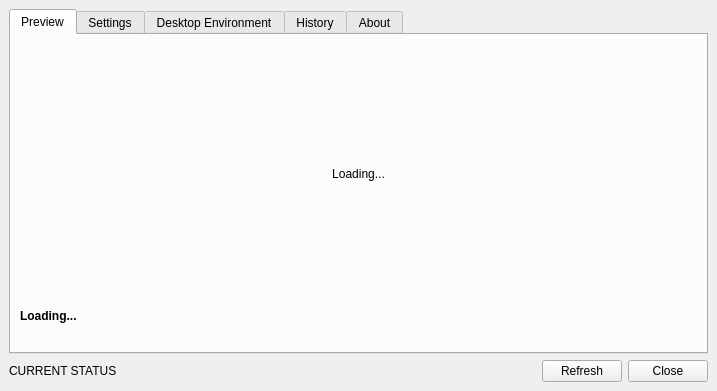
<?xml version="1.0" encoding="UTF-8"?>
<ui version="4.0">
 <class>MainWindow</class>
 <widget class="QMainWindow" name="MainWindow">
  <property name="geometry">
   <rect>
    <x>0</x>
    <y>0</y>
    <width>717</width>
    <height>391</height>
   </rect>
  </property>
  <property name="windowTitle">
   <string>Bing Wallpaper Changer</string>
  </property>
  <property name="windowIcon">
   <iconset resource="../rec.qrc">
    <normaloff>:/icons/ui/ot_icon.svg</normaloff>:/icons/ui/ot_icon.svg</iconset>
  </property>
  <widget class="QWidget" name="centralWidget">
   <layout class="QVBoxLayout" name="verticalLayout_2">
    <item>
     <widget class="QTabWidget" name="tabWidget">
      <property name="currentIndex">
       <number>0</number>
      </property>
      <widget class="QWidget" name="tab_preview">
       <attribute name="title">
        <string>Preview</string>
       </attribute>
       <layout class="QVBoxLayout" name="verticalLayout">
        <item>
         <widget class="ImageLabel" name="lbl_image_preview">
          <property name="sizePolicy">
           <sizepolicy hsizetype="Ignored" vsizetype="Ignored">
            <horstretch>0</horstretch>
            <verstretch>0</verstretch>
           </sizepolicy>
          </property>
          <property name="frameShape">
           <enum>QFrame::NoFrame</enum>
          </property>
          <property name="text">
           <string>Loading...</string>
          </property>
          <property name="scaledContents">
           <bool>false</bool>
          </property>
          <property name="alignment">
           <set>Qt::AlignCenter</set>
          </property>
         </widget>
        </item>
        <item>
         <widget class="QLabel" name="lbl_image_info">
          <property name="sizePolicy">
           <sizepolicy hsizetype="Preferred" vsizetype="Fixed">
            <horstretch>0</horstretch>
            <verstretch>0</verstretch>
           </sizepolicy>
          </property>
          <property name="font">
           <font>
            <weight>75</weight>
            <bold>true</bold>
           </font>
          </property>
          <property name="text">
           <string>Loading...</string>
          </property>
          <property name="wordWrap">
           <bool>true</bool>
          </property>
         </widget>
        </item>
        <item>
         <widget class="QLabel" name="lbl_image_date">
          <property name="sizePolicy">
           <sizepolicy hsizetype="Preferred" vsizetype="Fixed">
            <horstretch>0</horstretch>
            <verstretch>0</verstretch>
           </sizepolicy>
          </property>
          <property name="text">
           <string/>
          </property>
          <property name="wordWrap">
           <bool>true</bool>
          </property>
         </widget>
        </item>
       </layout>
      </widget>
      <widget class="QWidget" name="tab_settings">
       <attribute name="title">
        <string>Settings</string>
       </attribute>
       <layout class="QVBoxLayout" name="verticalLayout_3">
        <item>
         <layout class="QHBoxLayout" name="horizontalLayout_4">
          <item>
           <widget class="QLabel" name="label_3">
            <property name="text">
             <string>Wallpaper resolution</string>
            </property>
            <property name="buddy">
             <cstring>cb_resolution</cstring>
            </property>
           </widget>
          </item>
          <item>
           <spacer name="horizontalSpacer_3">
            <property name="orientation">
             <enum>Qt::Horizontal</enum>
            </property>
            <property name="sizeType">
             <enum>QSizePolicy::Fixed</enum>
            </property>
            <property name="sizeHint" stdset="0">
             <size>
              <width>28</width>
              <height>20</height>
             </size>
            </property>
           </spacer>
          </item>
          <item>
           <widget class="QComboBox" name="cb_resolution">
            <property name="currentIndex">
             <number>3</number>
            </property>
            <item>
             <property name="text">
              <string>1024x768</string>
             </property>
            </item>
            <item>
             <property name="text">
              <string>1280x720</string>
             </property>
            </item>
            <item>
             <property name="text">
              <string>1366x768</string>
             </property>
            </item>
            <item>
             <property name="text">
              <string>1920x1200</string>
             </property>
            </item>
           </widget>
          </item>
         </layout>
        </item>
        <item>
         <spacer name="verticalSpacer_2">
          <property name="orientation">
           <enum>Qt::Vertical</enum>
          </property>
          <property name="sizeType">
           <enum>QSizePolicy::Fixed</enum>
          </property>
          <property name="sizeHint" stdset="0">
           <size>
            <width>20</width>
            <height>10</height>
           </size>
          </property>
         </spacer>
        </item>
        <item>
         <widget class="QCheckBox" name="cb_auto_update">
          <property name="text">
           <string>Automatically update wallpaper</string>
          </property>
          <property name="checked">
           <bool>true</bool>
          </property>
         </widget>
        </item>
        <item>
         <layout class="QHBoxLayout" name="horizontalLayout_2">
          <item>
           <spacer name="horizontalSpacer_2">
            <property name="orientation">
             <enum>Qt::Horizontal</enum>
            </property>
            <property name="sizeType">
             <enum>QSizePolicy::Fixed</enum>
            </property>
            <property name="sizeHint" stdset="0">
             <size>
              <width>28</width>
              <height>20</height>
             </size>
            </property>
           </spacer>
          </item>
          <item>
           <widget class="QLabel" name="label">
            <property name="text">
             <string>Check for updates every:</string>
            </property>
            <property name="buddy">
             <cstring>sb_update_interval</cstring>
            </property>
           </widget>
          </item>
          <item>
           <widget class="QSpinBox" name="sb_update_interval">
            <property name="suffix">
             <string> minutes</string>
            </property>
            <property name="minimum">
             <number>1</number>
            </property>
            <property name="maximum">
             <number>1440</number>
            </property>
            <property name="value">
             <number>20</number>
            </property>
           </widget>
          </item>
         </layout>
        </item>
        <item>
         <spacer name="verticalSpacer_3">
          <property name="orientation">
           <enum>Qt::Vertical</enum>
          </property>
          <property name="sizeType">
           <enum>QSizePolicy::Fixed</enum>
          </property>
          <property name="sizeHint" stdset="0">
           <size>
            <width>20</width>
            <height>10</height>
           </size>
          </property>
         </spacer>
        </item>
        <item>
         <widget class="QCheckBox" name="cb_run_command">
          <property name="text">
           <string>Run command after changing wallpaper</string>
          </property>
          <property name="checked">
           <bool>true</bool>
          </property>
         </widget>
        </item>
        <item>
         <layout class="QHBoxLayout" name="horizontalLayout_3">
          <item>
           <spacer name="horizontalSpacer_4">
            <property name="orientation">
             <enum>Qt::Horizontal</enum>
            </property>
            <property name="sizeType">
             <enum>QSizePolicy::Fixed</enum>
            </property>
            <property name="sizeHint" stdset="0">
             <size>
              <width>28</width>
              <height>20</height>
             </size>
            </property>
           </spacer>
          </item>
          <item>
           <widget class="QLabel" name="label_2">
            <property name="minimumSize">
             <size>
              <width>50</width>
              <height>0</height>
             </size>
            </property>
            <property name="text">
             <string>Command:</string>
            </property>
            <property name="buddy">
             <cstring>le_command</cstring>
            </property>
           </widget>
          </item>
          <item>
           <widget class="QLineEdit" name="le_command"/>
          </item>
         </layout>
        </item>
        <item>
         <spacer name="verticalSpacer_4">
          <property name="orientation">
           <enum>Qt::Vertical</enum>
          </property>
          <property name="sizeType">
           <enum>QSizePolicy::Fixed</enum>
          </property>
          <property name="sizeHint" stdset="0">
           <size>
            <width>20</width>
            <height>10</height>
           </size>
          </property>
         </spacer>
        </item>
        <item>
         <widget class="QCheckBox" name="cb_enable_archive">
          <property name="text">
           <string>Keep a copy of images</string>
          </property>
          <property name="checked">
           <bool>true</bool>
          </property>
         </widget>
        </item>
        <item>
         <layout class="QHBoxLayout" name="horizontalLayout_6">
          <item>
           <spacer name="horizontalSpacer_6">
            <property name="orientation">
             <enum>Qt::Horizontal</enum>
            </property>
            <property name="sizeType">
             <enum>QSizePolicy::Fixed</enum>
            </property>
            <property name="sizeHint" stdset="0">
             <size>
              <width>28</width>
              <height>20</height>
             </size>
            </property>
           </spacer>
          </item>
          <item>
           <widget class="QLabel" name="label_6">
            <property name="minimumSize">
             <size>
              <width>50</width>
              <height>0</height>
             </size>
            </property>
            <property name="text">
             <string>Location:</string>
            </property>
            <property name="buddy">
             <cstring>le_archive_location</cstring>
            </property>
           </widget>
          </item>
          <item>
           <widget class="QLineEdit" name="le_archive_location"/>
          </item>
          <item>
           <widget class="QPushButton" name="button_archive_browse">
            <property name="text">
             <string>Browse</string>
            </property>
           </widget>
          </item>
         </layout>
        </item>
        <item>
         <spacer name="verticalSpacer_5">
          <property name="orientation">
           <enum>Qt::Vertical</enum>
          </property>
          <property name="sizeType">
           <enum>QSizePolicy::Fixed</enum>
          </property>
          <property name="sizeHint" stdset="0">
           <size>
            <width>20</width>
            <height>10</height>
           </size>
          </property>
         </spacer>
        </item>
        <item>
         <layout class="QVBoxLayout" name="verticalLayout_7">
          <item>
           <widget class="QLabel" name="label_9">
            <property name="text">
             <string>Icon colour</string>
            </property>
           </widget>
          </item>
          <item>
           <layout class="QHBoxLayout" name="horizontalLayout_7">
            <item>
             <spacer name="horizontalSpacer_7">
              <property name="orientation">
               <enum>Qt::Horizontal</enum>
              </property>
              <property name="sizeType">
               <enum>QSizePolicy::Fixed</enum>
              </property>
              <property name="sizeHint" stdset="0">
               <size>
                <width>25</width>
                <height>20</height>
               </size>
              </property>
             </spacer>
            </item>
            <item>
             <widget class="QRadioButton" name="rb_icon_colour_black">
              <property name="text">
               <string>Black</string>
              </property>
              <property name="checked">
               <bool>true</bool>
              </property>
             </widget>
            </item>
            <item>
             <widget class="QRadioButton" name="rb_icon_colour_white">
              <property name="text">
               <string>White</string>
              </property>
             </widget>
            </item>
            <item>
             <spacer name="horizontalSpacer_8">
              <property name="orientation">
               <enum>Qt::Horizontal</enum>
              </property>
              <property name="sizeHint" stdset="0">
               <size>
                <width>40</width>
                <height>20</height>
               </size>
              </property>
             </spacer>
            </item>
           </layout>
          </item>
         </layout>
        </item>
        <item>
         <spacer name="verticalSpacer">
          <property name="orientation">
           <enum>Qt::Vertical</enum>
          </property>
          <property name="sizeHint" stdset="0">
           <size>
            <width>20</width>
            <height>226</height>
           </size>
          </property>
         </spacer>
        </item>
       </layout>
      </widget>
      <widget class="QWidget" name="tab_desktop_environment">
       <attribute name="title">
        <string>Desktop Environment</string>
       </attribute>
       <layout class="QVBoxLayout" name="verticalLayout_8">
        <item>
         <layout class="QHBoxLayout" name="horizontalLayout_8">
          <item>
           <widget class="QLabel" name="lbl_change_method">
            <property name="text">
             <string>Wallpaper change method</string>
            </property>
            <property name="buddy">
             <cstring>cb_resolution</cstring>
            </property>
           </widget>
          </item>
          <item>
           <spacer name="horizontalSpacer_9">
            <property name="orientation">
             <enum>Qt::Horizontal</enum>
            </property>
            <property name="sizeType">
             <enum>QSizePolicy::Fixed</enum>
            </property>
            <property name="sizeHint" stdset="0">
             <size>
              <width>28</width>
              <height>20</height>
             </size>
            </property>
           </spacer>
          </item>
          <item>
           <widget class="QComboBox" name="cb_change_method">
            <property name="currentIndex">
             <number>0</number>
            </property>
            <item>
             <property name="text">
              <string>Unity</string>
             </property>
            </item>
            <item>
             <property name="text">
              <string>MATE</string>
             </property>
            </item>
            <item>
             <property name="text">
              <string>XFCE4</string>
             </property>
            </item>
            <item>
             <property name="text">
              <string>Feh</string>
             </property>
            </item>
           </widget>
          </item>
         </layout>
        </item>
        <item>
         <spacer name="verticalSpacer_6">
          <property name="orientation">
           <enum>Qt::Vertical</enum>
          </property>
          <property name="sizeHint" stdset="0">
           <size>
            <width>20</width>
            <height>267</height>
           </size>
          </property>
         </spacer>
        </item>
       </layout>
      </widget>
      <widget class="QWidget" name="tab_history">
       <attribute name="title">
        <string>History</string>
       </attribute>
       <layout class="QVBoxLayout" name="verticalLayout_4">
        <item>
         <widget class="ListWidget" name="lw_wallpaper_history">
          <property name="dragDropMode">
           <enum>QAbstractItemView::NoDragDrop</enum>
          </property>
          <property name="verticalScrollMode">
           <enum>QAbstractItemView::ScrollPerPixel</enum>
          </property>
          <property name="horizontalScrollMode">
           <enum>QAbstractItemView::ScrollPerPixel</enum>
          </property>
          <property name="movement">
           <enum>QListView::Static</enum>
          </property>
          <property name="resizeMode">
           <enum>QListView::Adjust</enum>
          </property>
          <property name="spacing">
           <number>5</number>
          </property>
          <property name="viewMode">
           <enum>QListView::IconMode</enum>
          </property>
          <property name="uniformItemSizes">
           <bool>true</bool>
          </property>
         </widget>
        </item>
       </layout>
      </widget>
      <widget class="QWidget" name="tab_about">
       <attribute name="title">
        <string>About</string>
       </attribute>
       <layout class="QVBoxLayout" name="verticalLayout_6">
        <item>
         <layout class="QHBoxLayout" name="horizontalLayout_5">
          <item>
           <widget class="QLabel" name="label_4">
            <property name="text">
             <string/>
            </property>
            <property name="pixmap">
             <pixmap resource="../rec.qrc">:/icons/ui/ot_icon.svg</pixmap>
            </property>
            <property name="alignment">
             <set>Qt::AlignCenter</set>
            </property>
           </widget>
          </item>
          <item>
           <layout class="QVBoxLayout" name="verticalLayout_5">
            <item>
             <widget class="QLabel" name="label_5">
              <property name="font">
               <font>
                <pointsize>14</pointsize>
                <weight>75</weight>
                <bold>true</bold>
               </font>
              </property>
              <property name="text">
               <string>Bing Wallpaper Changer</string>
              </property>
             </widget>
            </item>
            <item>
             <widget class="QLabel" name="lbl_version">
              <property name="font">
               <font>
                <pointsize>10</pointsize>
                <weight>75</weight>
                <bold>true</bold>
               </font>
              </property>
              <property name="text">
               <string>Version %</string>
              </property>
             </widget>
            </item>
            <item>
             <widget class="QLabel" name="label_7">
              <property name="font">
               <font>
                <pointsize>10</pointsize>
                <weight>75</weight>
                <bold>true</bold>
               </font>
              </property>
              <property name="text">
               <string>Copyright © 2015 Gary Hughes, overThere.co.uk</string>
              </property>
             </widget>
            </item>
           </layout>
          </item>
          <item>
           <spacer name="horizontalSpacer_5">
            <property name="orientation">
             <enum>Qt::Horizontal</enum>
            </property>
            <property name="sizeHint" stdset="0">
             <size>
              <width>40</width>
              <height>20</height>
             </size>
            </property>
           </spacer>
          </item>
         </layout>
        </item>
        <item>
         <widget class="QLabel" name="label_8">
          <property name="text">
           <string>&lt;html&gt;&lt;head/&gt;&lt;body&gt;&lt;p&gt;This program is released under the GPL v3 and all source can be downloaded from:&lt;/p&gt;&lt;p&gt;&lt;a href=&quot;https://bitbucket.org/gary_hughes/bing-wallpaper-changer&quot;&gt;&lt;span style=&quot; text-decoration: underline; color:#0000ff;&quot;&gt;https://bitbucket.org/gary_hughes/bing-wallpaper-changer&lt;/span&gt;&lt;/a&gt;&lt;/p&gt;&lt;/body&gt;&lt;/html&gt;</string>
          </property>
          <property name="textFormat">
           <enum>Qt::RichText</enum>
          </property>
          <property name="wordWrap">
           <bool>true</bool>
          </property>
          <property name="openExternalLinks">
           <bool>true</bool>
          </property>
         </widget>
        </item>
       </layout>
      </widget>
     </widget>
    </item>
    <item>
     <layout class="QHBoxLayout" name="horizontalLayout">
      <item>
       <widget class="QLabel" name="lbl_status">
        <property name="text">
         <string>CURRENT STATUS</string>
        </property>
       </widget>
      </item>
      <item>
       <spacer name="horizontalSpacer">
        <property name="orientation">
         <enum>Qt::Horizontal</enum>
        </property>
        <property name="sizeHint" stdset="0">
         <size>
          <width>40</width>
          <height>20</height>
         </size>
        </property>
       </spacer>
      </item>
      <item>
       <widget class="QPushButton" name="button_refresh">
        <property name="text">
         <string>Refresh</string>
        </property>
       </widget>
      </item>
      <item>
       <widget class="QPushButton" name="button_close">
        <property name="text">
         <string>Close</string>
        </property>
       </widget>
      </item>
     </layout>
    </item>
   </layout>
  </widget>
  <action name="actionDelete_Files">
   <property name="text">
    <string>Delete Files</string>
   </property>
  </action>
 </widget>
 <customwidgets>
  <customwidget>
   <class>ImageLabel</class>
   <extends>QLabel</extends>
   <header>custom_widgets</header>
  </customwidget>
  <customwidget>
   <class>ListWidget</class>
   <extends>QListWidget</extends>
   <header>custom_widgets</header>
  </customwidget>
 </customwidgets>
 <resources>
  <include location="../rec.qrc"/>
 </resources>
 <connections>
  <connection>
   <sender>cb_auto_update</sender>
   <signal>toggled(bool)</signal>
   <receiver>sb_update_interval</receiver>
   <slot>setEnabled(bool)</slot>
   <hints>
    <hint type="sourcelabel">
     <x>513</x>
     <y>100</y>
    </hint>
    <hint type="destinationlabel">
     <x>637</x>
     <y>127</y>
    </hint>
   </hints>
  </connection>
  <connection>
   <sender>cb_auto_update</sender>
   <signal>toggled(bool)</signal>
   <receiver>label</receiver>
   <slot>setEnabled(bool)</slot>
   <hints>
    <hint type="sourcelabel">
     <x>138</x>
     <y>100</y>
    </hint>
    <hint type="destinationlabel">
     <x>179</x>
     <y>127</y>
    </hint>
   </hints>
  </connection>
  <connection>
   <sender>cb_run_command</sender>
   <signal>toggled(bool)</signal>
   <receiver>label_2</receiver>
   <slot>setEnabled(bool)</slot>
   <hints>
    <hint type="sourcelabel">
     <x>90</x>
     <y>167</y>
    </hint>
    <hint type="destinationlabel">
     <x>105</x>
     <y>194</y>
    </hint>
   </hints>
  </connection>
  <connection>
   <sender>cb_run_command</sender>
   <signal>toggled(bool)</signal>
   <receiver>le_command</receiver>
   <slot>setEnabled(bool)</slot>
   <hints>
    <hint type="sourcelabel">
     <x>330</x>
     <y>167</y>
    </hint>
    <hint type="destinationlabel">
     <x>426</x>
     <y>194</y>
    </hint>
   </hints>
  </connection>
  <connection>
   <sender>cb_enable_archive</sender>
   <signal>toggled(bool)</signal>
   <receiver>label_6</receiver>
   <slot>setEnabled(bool)</slot>
   <hints>
    <hint type="sourcelabel">
     <x>74</x>
     <y>227</y>
    </hint>
    <hint type="destinationlabel">
     <x>75</x>
     <y>250</y>
    </hint>
   </hints>
  </connection>
  <connection>
   <sender>cb_enable_archive</sender>
   <signal>toggled(bool)</signal>
   <receiver>le_archive_location</receiver>
   <slot>setEnabled(bool)</slot>
   <hints>
    <hint type="sourcelabel">
     <x>225</x>
     <y>232</y>
    </hint>
    <hint type="destinationlabel">
     <x>225</x>
     <y>251</y>
    </hint>
   </hints>
  </connection>
  <connection>
   <sender>cb_enable_archive</sender>
   <signal>toggled(bool)</signal>
   <receiver>button_archive_browse</receiver>
   <slot>setEnabled(bool)</slot>
   <hints>
    <hint type="sourcelabel">
     <x>658</x>
     <y>228</y>
    </hint>
    <hint type="destinationlabel">
     <x>658</x>
     <y>253</y>
    </hint>
   </hints>
  </connection>
 </connections>
</ui>
